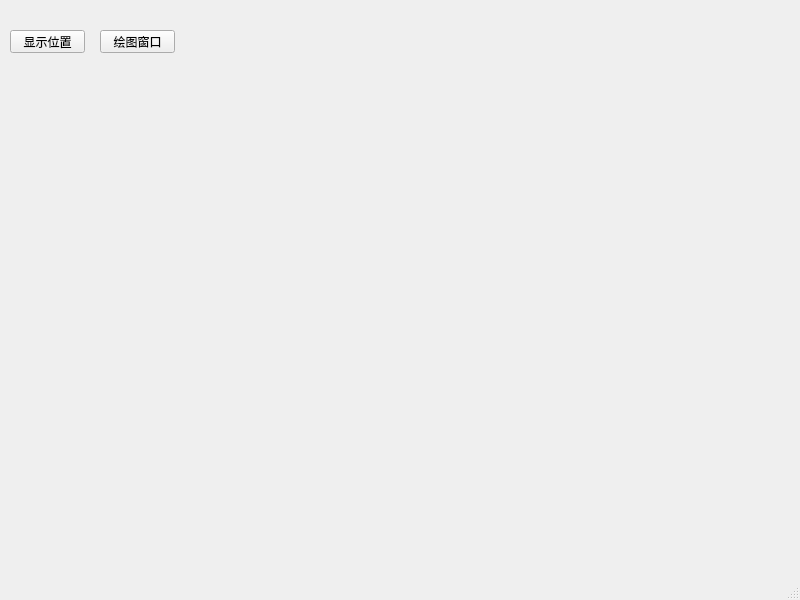
<?xml version="1.0" encoding="UTF-8"?>
<ui version="4.0">
 <class>MainWindow</class>
 <widget class="QMainWindow" name="MainWindow">
  <property name="geometry">
   <rect>
    <x>0</x>
    <y>0</y>
    <width>800</width>
    <height>600</height>
   </rect>
  </property>
  <property name="windowTitle">
   <string>MainWindow</string>
  </property>
  <widget class="QWidget" name="centralwidget">
   <widget class="QPushButton" name="btnPosition">
    <property name="geometry">
     <rect>
      <x>10</x>
      <y>30</y>
      <width>75</width>
      <height>23</height>
     </rect>
    </property>
    <property name="text">
     <string>显示位置</string>
    </property>
   </widget>
   <widget class="QPushButton" name="btnDraw">
    <property name="geometry">
     <rect>
      <x>100</x>
      <y>30</y>
      <width>75</width>
      <height>23</height>
     </rect>
    </property>
    <property name="text">
     <string>绘图窗口</string>
    </property>
   </widget>
  </widget>
  <widget class="QMenuBar" name="menubar">
   <property name="geometry">
    <rect>
     <x>0</x>
     <y>0</y>
     <width>800</width>
     <height>23</height>
    </rect>
   </property>
  </widget>
  <widget class="QStatusBar" name="statusbar"/>
 </widget>
 <resources/>
 <connections/>
</ui>
